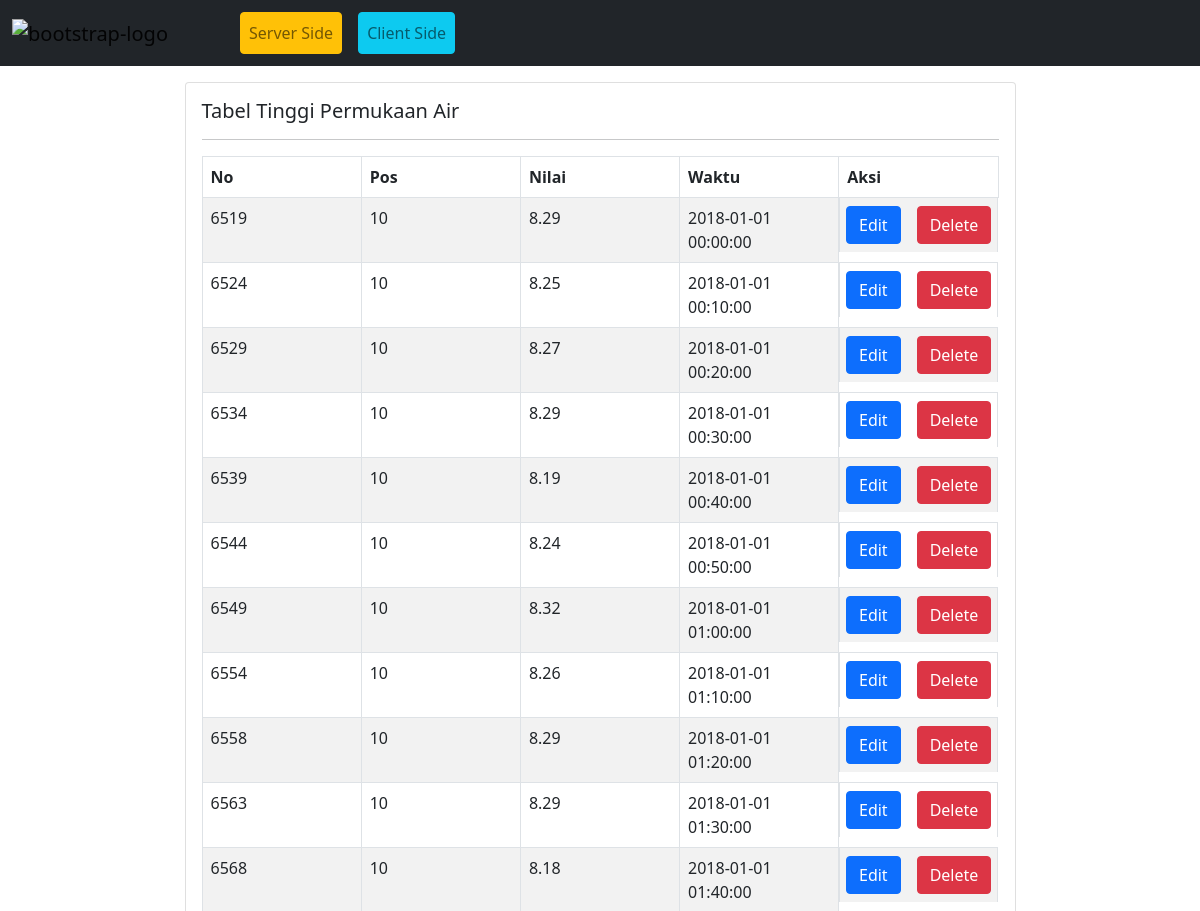
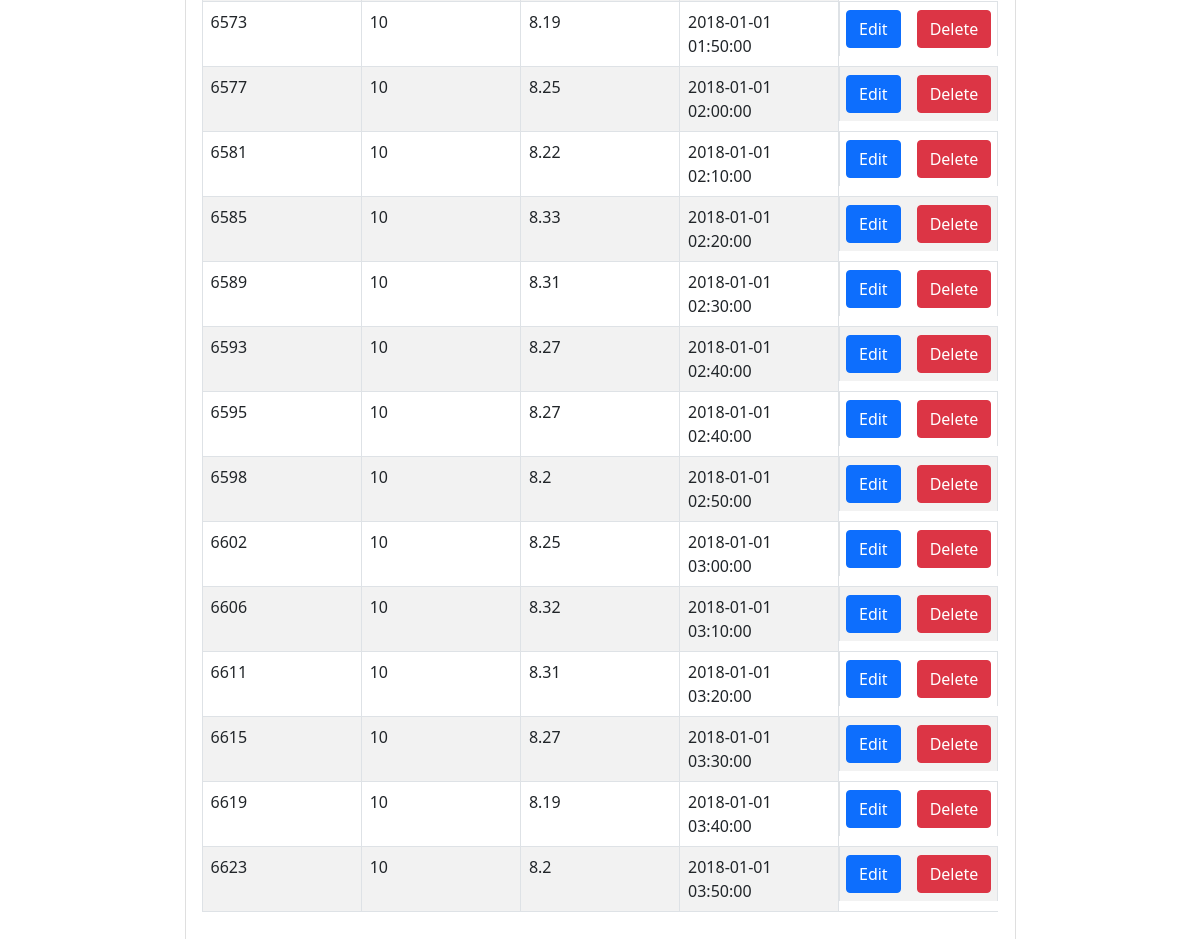
The page / on the database its author committed (2 pictures, top to bottom).
### tables this page shows
CREATE TABLE `tma` (
  `id_tma` int(20) NOT NULL,
  `id_pos` int(3) NOT NULL,
  `nilai` double NOT NULL,
  `waktu` datetime NOT NULL
);

### index.php (the view, shortened to what this page needs)
<!DOCTYPE html>
<html lang="en">
<head>
    <link href="https://cdn.jsdelivr.net/npm/bootstrap@5.0.1/dist/css/bootstrap.min.css" rel="stylesheet">
    <link href="https://cdn.jsdelivr.net/npm/simple-datatables@latest/dist/style.css" rel="stylesheet" type="text/css">
</head>
<body>
    <nav class="navbar navbar-expand-lg navbar-light bg-dark">
        <div class="container-fluid">
            <a class="navbar-brand" href="#">
                <img src="https://getbootstrap.com/docs/5.0/assets/brand/bootstrap-logo.svg" alt="bootstrap-logo" width="60" height="48">
            </a>
            <div class="collapse navbar-collapse justify-content-center" id="navbarNav" style="justify-content: center;">
                <ul class="navbar-nav me-auto mb-2 mb-lg-0 mx-5 py-1" >
                    <li class="nav-item">
                        <a class="nav-link btn btn-warning mx-2" href="#">Server Side</a>
                    </li>
                    <li class="nav-item">
                        <a class="nav-link btn btn-info mx-2" href="#">Client Side</a>
                    </li>
                </ul>
            </div>
        </div>
    </nav>
    <main>
        <div class="container mt-3">
            <div class="row d-flex justify-content-center">
                <div class="col-sm-9">
                    <div class="card">
                        <div class="card-body">
                            <h5 class="card-title">Tabel Tinggi Permukaan Air</h5>
                            <hr>
                            <table id="tabel-data" class="table table-striped table-bordered" style="table-layout: fixed;">
                                <thead>
                                    <tr>
                                        <th>No</th>
                                        <th>Pos</th>
                                        <th>Nilai</th>
                                        <th>Waktu</th>
                                        <th>Aksi</th>
                                    </tr>
                                </thead>
                                <tbody>
                                    <?php
                                    include('./koneksi.php');
                                    $tma = mysqli_query($conn, "SELECT * FROM tma");
                                    if(mysqli_num_rows($tma) == 0){
                                        die("Fetching Data Error    : ".mysqli_error($conn));
                                    }else{
                                        while($data=mysqli_fetch_assoc($tma)){
                                            ?>
                                            <tr>
                                                <td><?= $data['id_tma'];?></td>
                                                <td><?= $data['id_pos'];?></td>
                                                <td><?= $data['nilai'];?></td>
                                                <td><?= $data['waktu'];?></td>
                                                <td style="display:flex; align-items:center; justify-content: center;">
                                                    <button class="btn btn-primary mx-2">Edit</button>
                                                    <button class="btn btn-danger mx-2">Delete</button>
                                                </td>
                                            </tr>
                                            <?php
                                        }
                                    }
                                    ?>
                                </tbody>
                            </table>
                        </div>
                    </div>
                </div>
            </div>
        </div>
    </main>
</body>
</html>

### rows shown on the page
tma: id_tma "6519", id_pos "10", nilai "8.29", waktu "2018-01-01 00:00:00"
tma: id_tma "6524", id_pos "10", nilai "8.25", waktu "2018-01-01 00:10:00"
tma: id_tma "6529", id_pos "10", nilai "8.27", waktu "2018-01-01 00:20:00"
tma: id_tma "6534", id_pos "10", nilai "8.29", waktu "2018-01-01 00:30:00"
tma: id_tma "6539", id_pos "10", nilai "8.19", waktu "2018-01-01 00:40:00"
tma: id_tma "6544", id_pos "10", nilai "8.24", waktu "2018-01-01 00:50:00"
tma: id_tma "6549", id_pos "10", nilai "8.32", waktu "2018-01-01 01:00:00"
tma: id_tma "6554", id_pos "10", nilai "8.26", waktu "2018-01-01 01:10:00"
tma: id_tma "6558", id_pos "10", nilai "8.29", waktu "2018-01-01 01:20:00"
tma: id_tma "6563", id_pos "10", nilai "8.29", waktu "2018-01-01 01:30:00"
tma: id_tma "6568", id_pos "10", nilai "8.18", waktu "2018-01-01 01:40:00"
tma: id_tma "6573", id_pos "10", nilai "8.19", waktu "2018-01-01 01:50:00"
tma: id_tma "6577", id_pos "10", nilai "8.25", waktu "2018-01-01 02:00:00"
tma: id_tma "6581", id_pos "10", nilai "8.22", waktu "2018-01-01 02:10:00"
tma: id_tma "6585", id_pos "10", nilai "8.33", waktu "2018-01-01 02:20:00"
tma: id_tma "6589", id_pos "10", nilai "8.31", waktu "2018-01-01 02:30:00"
tma: id_tma "6593", id_pos "10", nilai "8.27", waktu "2018-01-01 02:40:00"
tma: id_tma "6595", id_pos "10", nilai "8.27", waktu "2018-01-01 02:40:00"
tma: id_tma "6598", id_pos "10", nilai "8.2", waktu "2018-01-01 02:50:00"
tma: id_tma "6602", id_pos "10", nilai "8.25", waktu "2018-01-01 03:00:00"
tma: id_tma "6606", id_pos "10", nilai "8.32", waktu "2018-01-01 03:10:00"
tma: id_tma "6611", id_pos "10", nilai "8.31", waktu "2018-01-01 03:20:00"
tma: id_tma "6615", id_pos "10", nilai "8.27", waktu "2018-01-01 03:30:00"
tma: id_tma "6619", id_pos "10", nilai "8.19", waktu "2018-01-01 03:40:00"
tma: id_tma "6623", id_pos "10", nilai "8.2", waktu "2018-01-01 03:50:00"
